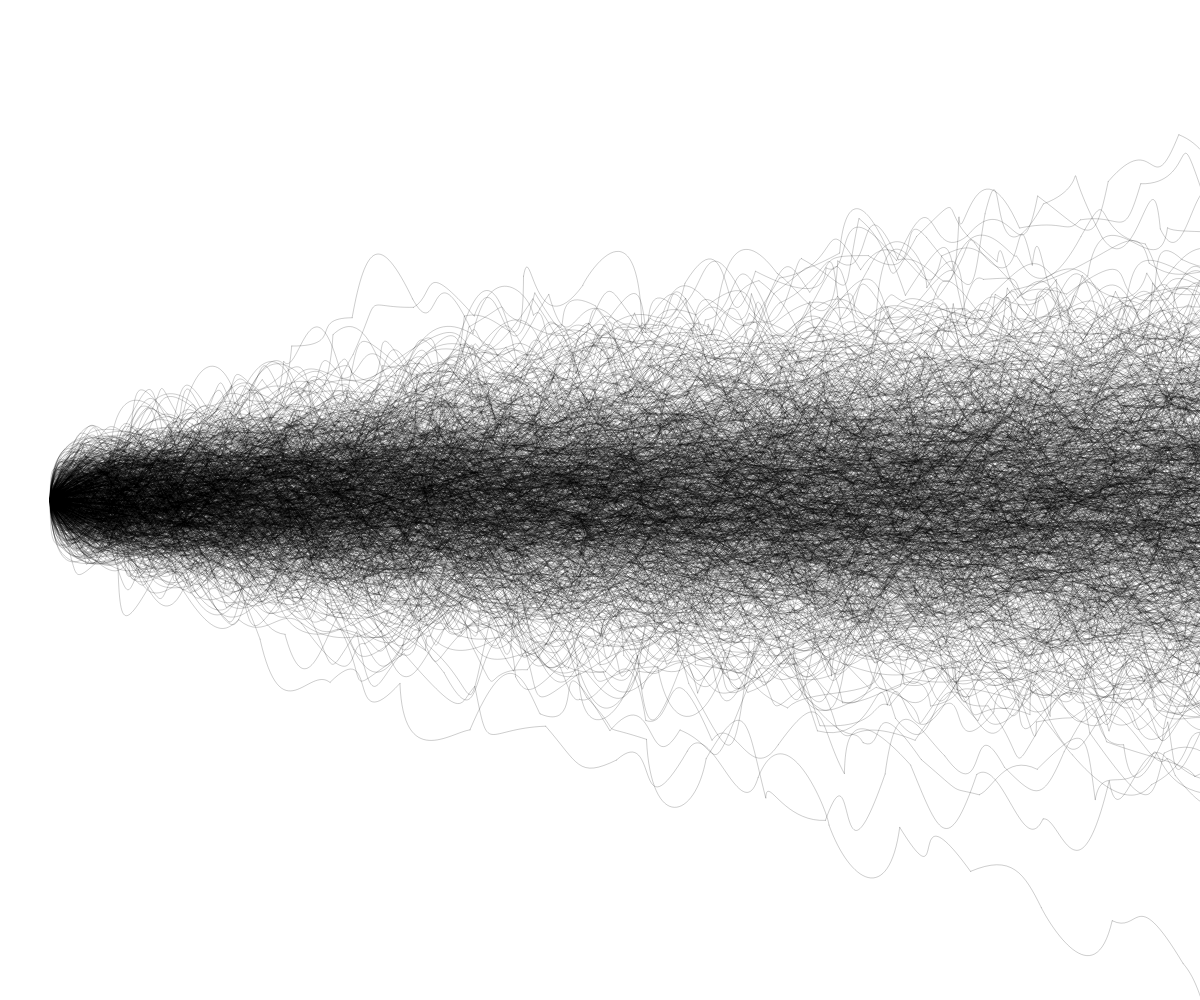
Frame 1 (no input)
Frame 60 (no input): identical to frame 1, image omitted
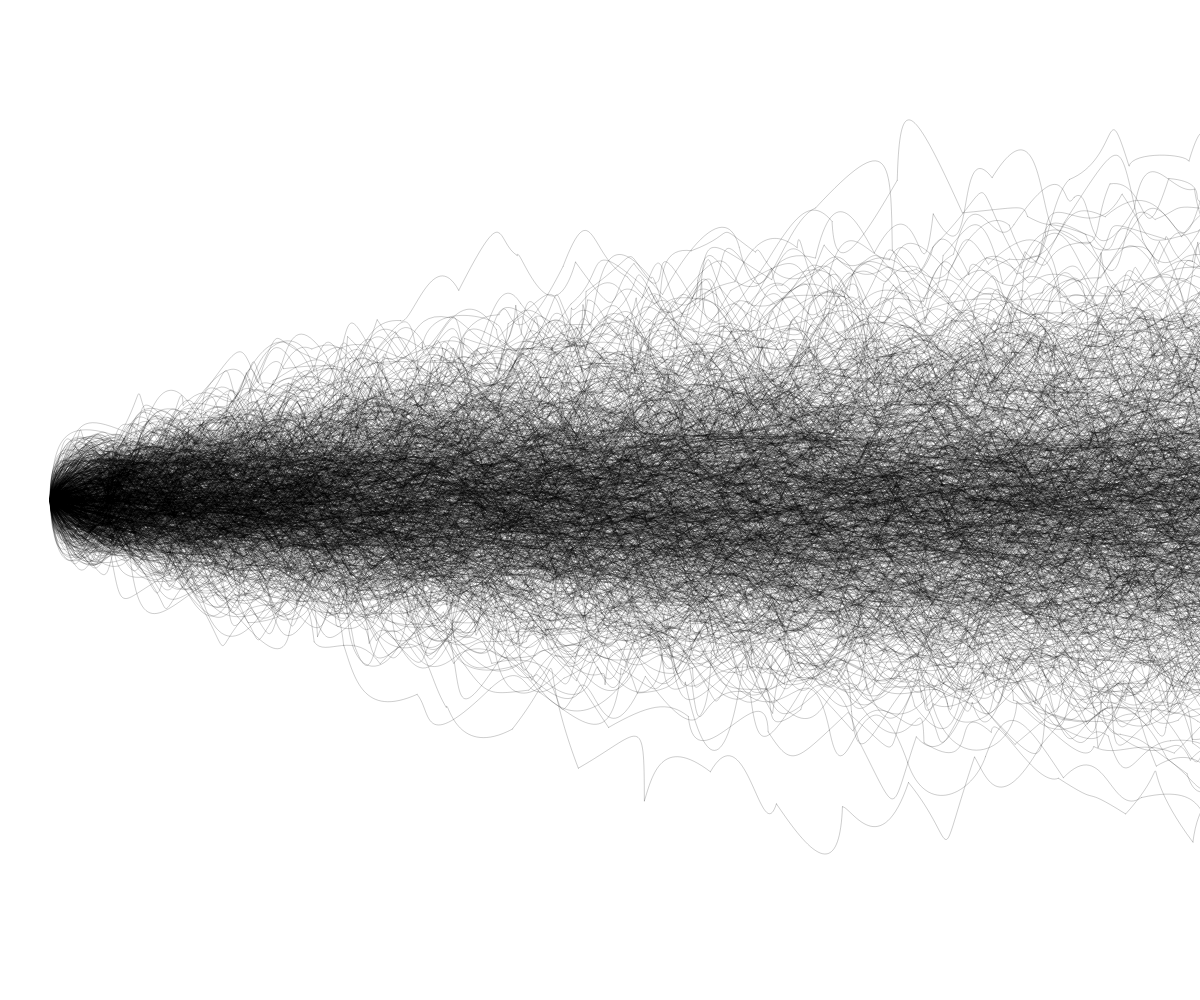
Frame 120 (the mouse pressed at the canvas centre since frame 60)

The p5.js sketch that drew these frames (run headless with seeded random() and noise() and a simulated clock; from frame 60 on, the mouse is pressed at the canvas centre):

// p5.js sketch
// ── sketch.js
// Generative Art Demo
// Bezier Curves with Repetition
// Dan Schellenberg
// Aug 28, 2019


function setup() {
  createCanvas(windowWidth, windowHeight);
  drawManyCurves(1000);
}

function draw() {  
}

function mousePressed() {
  setup();
}

function keyPressed() {
  setup();
}

function drawManyCurves(howManyCurves) {
  background(255);
  stroke(0);
  for (let i = 0; i < howManyCurves; i++) {
    drawCurveyLine(50, height/2, width, random(2, 20));
  }
}

function drawCurveyLine(startingX, startingY, endingX, numberOfSegments) {
  let segmentWidth = (endingX - startingX) / numberOfSegments;
  let y = startingY;
  for (let x = startingX; x < endingX; x += segmentWidth) {
    let controlOneX = random(x, x + segmentWidth);
    let controlOneY = y + random(-100, 100);
    let controlTwoX = random(x, x + segmentWidth);
    let controlTwoY = y + random(-100, 100);
    let endingY = y + random(-50, 50);
    noFill();
    stroke(0, 0, 0, 50);
    bezier(x, y, controlOneX, controlOneY, controlTwoX, controlTwoY, x + segmentWidth, endingY);
    y = endingY;
  }
}
